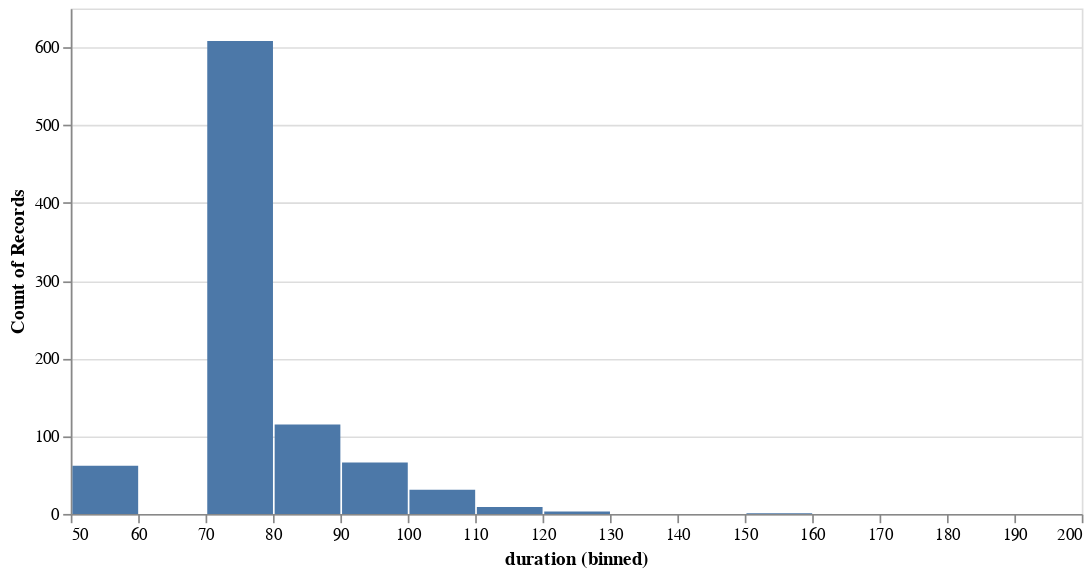

The notebook cell saved with this chart:
### Markdown cell above
#### Mission Duration

### Code cell
df = (
    mc_results[mc_results.outcome == True]
    .groupby("replicant", as_index=False)
    .first()
    .loc[:, ["replicant", "duration"]]
)

alt.Chart(df).mark_bar().encode(
    # alt.X("duration:Q", bin=True),
    alt.X("duration:Q", bin=alt.Bin(extent=[50, 200], step=10)),
    y='count()',
).properties(
    width = 600
)

### Figure 1 — Vega-Lite specification as saved in the notebook (floating-point values rounded to 4 significant figures; data arrays with more than 128 entries replaced by an {"elided": "..."} marker saying what was removed)
{"config": {"view": {"continuousWidth": 400, "continuousHeight": 300}}, "data": {"name": "data-664a3026256c85f7c70ca3fe816b0184"}, "mark": "bar", "encoding": {"x": {"bin": {"extent": [50, 200], "step": 10}, "field": "duration", "type": "quantitative"}, "y": {"aggregate": "count", "type": "quantitative"}}, "width": 600, "$schema": "https://vega.github.io/schema/vega-lite/v4.17.0.json", "datasets": {"data-664a3026256c85f7c70ca3fe816b0184": {"elided": "895 records"}}}
